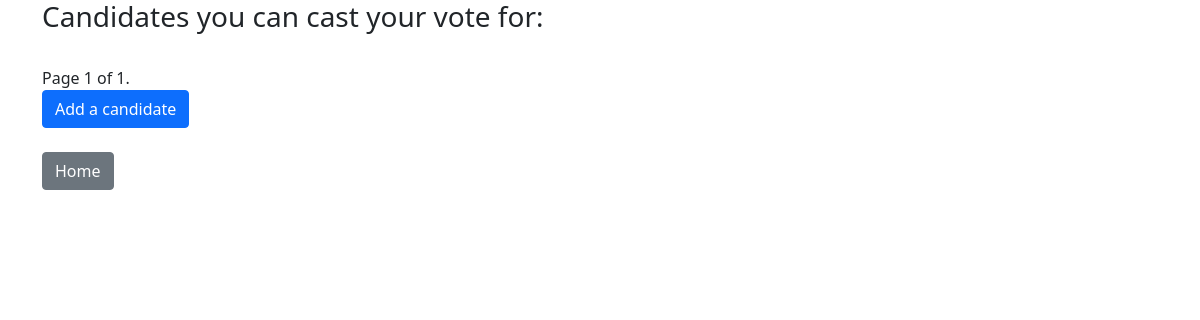
The page /candidates on the database as committed earlier.
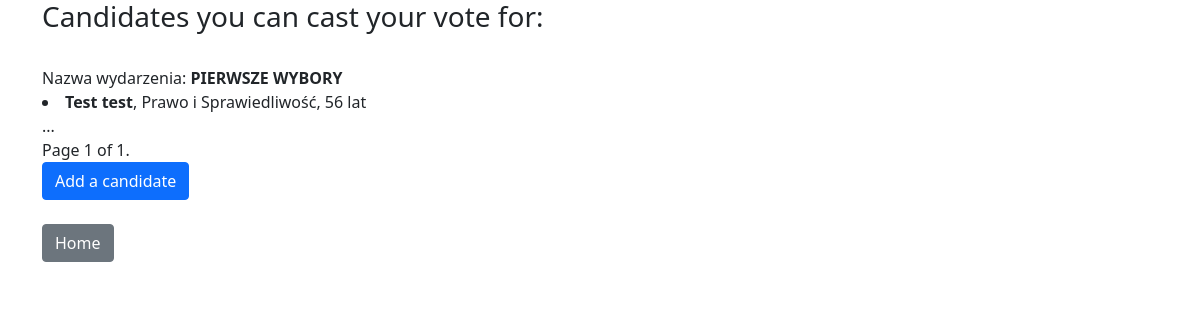
The same page on the database as committed later.
### polls/models.py (models this page shows, shortened)
class Event(models.Model):
    event_name = models.CharField(max_length=200)
    date = models.DateField()
    candidate = models.ManyToManyField(Candidate, related_name="events")

class Candidate(models.Model):
    first_name = models.CharField(max_length=50)
    last_name = models.CharField(max_length=50)
    party = models.ForeignKey(PoliticalParty, on_delete=models.CASCADE)
    age = models.IntegerField()

class PoliticalParty(models.Model):
    party_name = models.CharField(max_length=50)
    founding_date = models.DateField()
    num_members = models.IntegerField()
    def __str__(self):
        return self.party_name

### polls/views.py (the view)
# urls.py: path('candidates', views.view_candidates, name="view_candidates"),
def view_candidates(request):
    events_list = Event.objects.all()
    paginator = Paginator(events_list, 1)
    page_number = request.GET.get('page')
    page_obj = paginator.get_page(page_number)
    return render(request, 'polls/candidates.html', {'page_obj': page_obj})

### polls/templates/polls/candidates.html (shortened to what this page needs)
{% extends 'base.html' %}
{% block content %}
    <h3>Candidates you can cast your vote for: </h3><br>
{% for event in page_obj %}
    Nazwa wydarzenia: <b>{{ event.event_name|upper }}</b><br>
    {%for candidate in event.candidate.all %}
        <li>
            <b>{{candidate.first_name}} {{candidate.last_name}}</b>, {{candidate.party}}, {{candidate.age}} lat
        </li>
    {% endfor %}
    ...
{% endfor %}
<div class="pagination">
    <span class="step-links">
        <span class="current">
            Page {{ page_obj.number }} of {{ page_obj.paginator.num_pages }}.
        </span>
    </span>
</div>
<a href="{% url 'add_candidate' %}" class="btn btn-primary"> Add a candidate </a><br/><br/>
<a href="{% url 'home' %}" class="btn btn-secondary">Home</a>
{% endblock %}

Rows that differ between the two databases and show on the page:
added Event: event_name "PIERWSZE WYBORY"
added Candidate: first_name "Test", last_name "test", party "Prawo i Sprawiedliwość", age "56"
